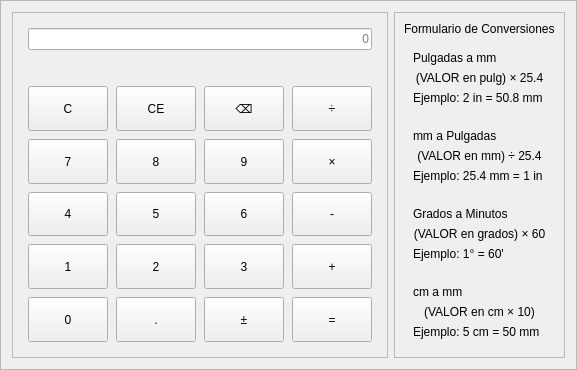
          <widget class="QFrame" name="frameCalculator">
           <property name="frameShape">
            <enum>QFrame::Shape::StyledPanel</enum>
           </property>
           <property name="frameShadow">
            <enum>QFrame::Shadow::Raised</enum>
           </property>
           <property name="state" stdset="0">
            <string>true</string>
           </property>
           <layout class="QHBoxLayout" name="horizontalLayout_2">
            <item>
             <widget class="QFrame" name="frameOnlyCalculator">
              <property name="frameShape">
               <enum>QFrame::Shape::StyledPanel</enum>
              </property>
              <property name="frameShadow">
               <enum>QFrame::Shadow::Raised</enum>
              </property>
              <layout class="QVBoxLayout" name="verticalLayout_6">
               <property name="leftMargin">
                <number>0</number>
               </property>
               <property name="topMargin">
                <number>0</number>
               </property>
               <property name="rightMargin">
                <number>0</number>
               </property>
               <property name="bottomMargin">
                <number>0</number>
               </property>
               <item>
                <widget class="QFrame" name="displayFrame">
                 <property name="sizePolicy">
                  <sizepolicy hsizetype="Preferred" vsizetype="Preferred">
                   <horstretch>0</horstretch>
                   <verstretch>0</verstretch>
                  </sizepolicy>
                 </property>
                 <property name="invalid" stdset="0">
                  <string>true</string>
                 </property>
                 <layout class="QVBoxLayout" name="displayLayout">
                  <property name="spacing">
                   <number>2</number>
                  </property>
                  <property name="leftMargin">
                   <number>15</number>
                  </property>
                  <property name="topMargin">
                   <number>15</number>
                  </property>
                  <property name="rightMargin">
                   <number>15</number>
                  </property>
                  <property name="bottomMargin">
                   <number>15</number>
                  </property>
                  <item>
                   <widget class="QLineEdit" name="displayLineEdit">
                    <property name="sizePolicy">
                     <sizepolicy hsizetype="Preferred" vsizetype="Preferred">
                      <horstretch>0</horstretch>
                      <verstretch>0</verstretch>
                     </sizepolicy>
                    </property>
                    <property name="alignment">
                     <set>Qt::AlignmentFlag::AlignRight|Qt::AlignmentFlag::AlignTrailing|Qt::AlignmentFlag::AlignVCenter</set>
                    </property>
                    <property name="readOnly">
                     <bool>false</bool>
                    </property>
                    <property name="placeholderText">
                     <string>0</string>
                    </property>
                    <property name="clearButtonEnabled">
                     <bool>false</bool>
                    </property>
                   </widget>
                  </item>
                 </layout>
                </widget>
               </item>
               <item>
                <widget class="QFrame" name="buttonsFrame">
                 <property name="sizePolicy">
                  <sizepolicy hsizetype="Preferred" vsizetype="Expanding">
                   <horstretch>0</horstretch>
                   <verstretch>0</verstretch>
                  </sizepolicy>
                 </property>
                 <property name="role" stdset="0">
                  <string>special</string>
                 </property>
                 <layout class="QGridLayout" name="gridLayout">
                  <property name="leftMargin">
                   <number>15</number>
                  </property>
                  <property name="topMargin">
                   <number>15</number>
                  </property>
                  <property name="rightMargin">
                   <number>15</number>
                  </property>
                  <property name="bottomMargin">
                   <number>15</number>
                  </property>
                  <property name="spacing">
                   <number>8</number>
                  </property>
                  <item row="0" column="0">
                   <widget class="QPushButton" name="btn_clear">
                    <property name="sizePolicy">
                     <sizepolicy hsizetype="Preferred" vsizetype="Preferred">
                      <horstretch>0</horstretch>
                      <verstretch>0</verstretch>
                     </sizepolicy>
                    </property>
                    <property name="text">
                     <string>C</string>
                    </property>
                    <property name="type" stdset="0">
                     <string>special</string>
                    </property>
                    <property name="value" stdset="0">
                     <string>clear</string>
                    </property>
                    <property name="role" stdset="0">
                     <string>special</string>
                    </property>
                    <property name="pressed" stdset="0">
                     <string>false</string>
                    </property>
                   </widget>
                  </item>
                  <item row="0" column="1">
                   <widget class="QPushButton" name="btn_CE">
                    <property name="sizePolicy">
                     <sizepolicy hsizetype="Preferred" vsizetype="Preferred">
                      <horstretch>0</horstretch>
                      <verstretch>0</verstretch>
                     </sizepolicy>
                    </property>
                    <property name="text">
                     <string>CE</string>
                    </property>
                    <property name="type" stdset="0">
                     <string>special</string>
                    </property>
                    <property name="role" stdset="0">
                     <string>special</string>
                    </property>
                    <property name="value" stdset="0">
                     <string>ce</string>
                    </property>
                    <property name="pressed" stdset="0">
                     <string>false</string>
                    </property>
                   </widget>
                  </item>
                  <item row="0" column="2">
                   <widget class="QPushButton" name="btn_back">
                    <property name="sizePolicy">
                     <sizepolicy hsizetype="Preferred" vsizetype="Preferred">
                      <horstretch>0</horstretch>
                      <verstretch>0</verstretch>
                     </sizepolicy>
                    </property>
                    <property name="text">
                     <string>⌫</string>
                    </property>
                    <property name="type" stdset="0">
                     <string>special</string>
                    </property>
                    <property name="role" stdset="0">
                     <string>special</string>
                    </property>
                    <property name="value" stdset="0">
                     <string>back</string>
                    </property>
                    <property name="pressed" stdset="0">
                     <string>false</string>
                    </property>
                   </widget>
                  </item>
                  <item row="0" column="3">
                   <widget class="QPushButton" name="btn_div">
                    <property name="sizePolicy">
                     <sizepolicy hsizetype="Preferred" vsizetype="Preferred">
                      <horstretch>0</horstretch>
                      <verstretch>0</verstretch>
                     </sizepolicy>
                    </property>
                    <property name="text">
                     <string>÷</string>
                    </property>
                    <property name="type" stdset="0">
                     <string>operator</string>
                    </property>
                    <property name="role" stdset="0">
                     <string>operator</string>
                    </property>
                    <property name="value" stdset="0">
                     <string>/</string>
                    </property>
                    <property name="pressed" stdset="0">
                     <string>false</string>
                    </property>
                   </widget>
                  </item>
                  <item row="1" column="0">
                   <widget class="QPushButton" name="btn_7">
                    <property name="sizePolicy">
                     <sizepolicy hsizetype="Preferred" vsizetype="Preferred">
                      <horstretch>0</horstretch>
                      <verstretch>0</verstretch>
                     </sizepolicy>
                    </property>
                    <property name="text">
                     <string>7</string>
                    </property>
                    <property name="type" stdset="0">
                     <string>number</string>
                    </property>
                    <property name="role" stdset="0">
                     <string>number</string>
                    </property>
                    <property name="value" stdset="0">
                     <string>7</string>
                    </property>
                    <property name="pressed" stdset="0">
                     <string>false</string>
                    </property>
                   </widget>
                  </item>
                  <item row="1" column="1">
                   <widget class="QPushButton" name="btn_8">
                    <property name="sizePolicy">
                     <sizepolicy hsizetype="Preferred" vsizetype="Preferred">
                      <horstretch>0</horstretch>
                      <verstretch>0</verstretch>
                     </sizepolicy>
                    </property>
                    <property name="text">
                     <string>8</string>
                    </property>
                    <property name="type" stdset="0">
                     <string>number</string>
                    </property>
                    <property name="role" stdset="0">
                     <string>number</string>
                    </property>
                    <property name="value" stdset="0">
                     <string>8</string>
                    </property>
                    <property name="pressed" stdset="0">
                     <string>false</string>
                    </property>
                   </widget>
                  </item>
                  <item row="1" column="2">
                   <widget class="QPushButton" name="btn_9">
                    <property name="sizePolicy">
                     <sizepolicy hsizetype="Preferred" vsizetype="Preferred">
                      <horstretch>0</horstretch>
                      <verstretch>0</verstretch>
                     </sizepolicy>
                    </property>
                    <property name="text">
                     <string>9</string>
                    </property>
                    <property name="type" stdset="0">
                     <string>number</string>
                    </property>
                    <property name="role" stdset="0">
                     <string>number</string>
                    </property>
                    <property name="value" stdset="0">
                     <string>9</string>
                    </property>
                    <property name="pressed" stdset="0">
                     <string>false</string>
                    </property>
                   </widget>
                  </item>
                  <item row="1" column="3">
                   <widget class="QPushButton" name="btn_mul">
                    <property name="sizePolicy">
                     <sizepolicy hsizetype="Preferred" vsizetype="Preferred">
                      <horstretch>0</horstretch>
                      <verstretch>0</verstretch>
                     </sizepolicy>
                    </property>
                    <property name="text">
                     <string>×</string>
                    </property>
                    <property name="type" stdset="0">
                     <string>operator</string>
                    </property>
                    <property name="role" stdset="0">
                     <string>operator</string>
                    </property>
                    <property name="value" stdset="0">
                     <string>*</string>
                    </property>
                    <property name="pressed" stdset="0">
                     <string>false</string>
                    </property>
                   </widget>
                  </item>
                  <item row="2" column="0">
                   <widget class="QPushButton" name="btn_4">
                    <property name="sizePolicy">
                     <sizepolicy hsizetype="Preferred" vsizetype="Preferred">
                      <horstretch>0</horstretch>
                      <verstretch>0</verstretch>
                     </sizepolicy>
                    </property>
                    <property name="text">
                     <string>4</string>
                    </property>
                    <property name="type" stdset="0">
                     <string>number</string>
                    </property>
                    <property name="role" stdset="0">
                     <string>number</string>
                    </property>
                    <property name="value" stdset="0">
                     <string>4</string>
                    </property>
                    <property name="pressed" stdset="0">
                     <string>false</string>
                    </property>
                   </widget>
                  </item>
                  <item row="2" column="1">
                   <widget class="QPushButton" name="btn_5">
                    <property name="sizePolicy">
                     <sizepolicy hsizetype="Preferred" vsizetype="Preferred">
                      <horstretch>0</horstretch>
                      <verstretch>0</verstretch>
                     </sizepolicy>
                    </property>
                    <property name="text">
                     <string>5</string>
                    </property>
                    <property name="type" stdset="0">
                     <string>number</string>
                    </property>
                    <property name="role" stdset="0">
                     <string>number</string>
                    </property>
                    <property name="value" stdset="0">
                     <string>5</string>
                    </property>
                    <property name="pressed" stdset="0">
                     <string>false</string>
                    </property>
                   </widget>
                  </item>
                  <item row="2" column="2">
                   <widget class="QPushButton" name="btn_6">
                    <property name="sizePolicy">
                     <sizepolicy hsizetype="Preferred" vsizetype="Preferred">
                      <horstretch>0</horstretch>
                      <verstretch>0</verstretch>
                     </sizepolicy>
                    </property>
                    <property name="text">
                     <string>6</string>
                    </property>
                    <property name="type" stdset="0">
                     <string>number</string>
                    </property>
                    <property name="role" stdset="0">
                     <string>number</string>
                    </property>
                    <property name="value" stdset="0">
                     <string>6</string>
                    </property>
                    <property name="pressed" stdset="0">
                     <string>false</string>
                    </property>
                   </widget>
                  </item>
                  <item row="2" column="3">
                   <widget class="QPushButton" name="btn_minus">
                    <property name="sizePolicy">
                     <sizepolicy hsizetype="Preferred" vsizetype="Preferred">
                      <horstretch>0</horstretch>
                      <verstretch>0</verstretch>
                     </sizepolicy>
                    </property>
                    <property name="text">
                     <string>-</string>
                    </property>
                    <property name="type" stdset="0">
                     <string>operator</string>
                    </property>
                    <property name="role" stdset="0">
                     <string>operator</string>
                    </property>
                    <property name="value" stdset="0">
                     <string>-</string>
                    </property>
                    <property name="pressed" stdset="0">
                     <string>false</string>
                    </property>
                   </widget>
                  </item>
                  <item row="3" column="0">
                   <widget class="QPushButton" name="btn_1">
                    <property name="sizePolicy">
                     <sizepolicy hsizetype="Preferred" vsizetype="Preferred">
                      <horstretch>0</horstretch>
                      <verstretch>0</verstretch>
                     </sizepolicy>
                    </property>
                    <property name="text">
                     <string>1</string>
                    </property>
                    <property name="type" stdset="0">
                     <string>number</string>
                    </property>
                    <property name="role" stdset="0">
                     <string>number</string>
                    </property>
                    <property name="value" stdset="0">
                     <string>1</string>
                    </property>
                    <property name="pressed" stdset="0">
                     <string>false</string>
                    </property>
                   </widget>
                  </item>
                  <item row="3" column="1">
                   <widget class="QPushButton" name="btn_2">
                    <property name="sizePolicy">
                     <sizepolicy hsizetype="Preferred" vsizetype="Preferred">
                      <horstretch>0</horstretch>
                      <verstretch>0</verstretch>
                     </sizepolicy>
                    </property>
                    <property name="text">
                     <string>2</string>
                    </property>
                    <property name="type" stdset="0">
                     <string>number</string>
                    </property>
                    <property name="role" stdset="0">
                     <string>number</string>
                    </property>
                    <property name="value" stdset="0">
                     <string>2</string>
                    </property>
                    <property name="pressed" stdset="0">
                     <string>false</string>
                    </property>
                   </widget>
                  </item>
                  <item row="3" column="2">
                   <widget class="QPushButton" name="btn_3">
                    <property name="sizePolicy">
                     <sizepolicy hsizetype="Preferred" vsizetype="Preferred">
                      <horstretch>0</horstretch>
                      <verstretch>0</verstretch>
                     </sizepolicy>
                    </property>
                    <property name="text">
                     <string>3</string>
                    </property>
                    <property name="type" stdset="0">
                     <string>number</string>
                    </property>
                    <property name="role" stdset="0">
                     <string>number</string>
                    </property>
                    <property name="value" stdset="0">
                     <string>3</string>
                    </property>
                    <property name="pressed" stdset="0">
                     <string>false</string>
                    </property>
                   </widget>
                  </item>
                  <item row="3" column="3">
                   <widget class="QPushButton" name="btn_plus">
                    <property name="sizePolicy">
                     <sizepolicy hsizetype="Preferred" vsizetype="Preferred">
                      <horstretch>0</horstretch>
                      <verstretch>0</verstretch>
                     </sizepolicy>
                    </property>
                    <property name="text">
                     <string>+</string>
                    </property>
                    <property name="type" stdset="0">
                     <string>operator</string>
                    </property>
                    <property name="role" stdset="0">
                     <string>operator</string>
                    </property>
                    <property name="value" stdset="0">
                     <string>+</string>
                    </property>
                    <property name="pressed" stdset="0">
                     <string>false</string>
                    </property>
                   </widget>
                  </item>
                  <item row="4" column="0">
                   <widget class="QPushButton" name="btn_0">
                    <property name="sizePolicy">
                     <sizepolicy hsizetype="Preferred" vsizetype="Preferred">
                      <horstretch>0</horstretch>
                      <verstretch>0</verstretch>
                     </sizepolicy>
                    </property>
                    <property name="text">
                     <string>0</string>
                    </property>
                    <property name="type" stdset="0">
                     <string>number</string>
                    </property>
                    <property name="role" stdset="0">
                     <string>number</string>
                    </property>
                    <property name="value" stdset="0">
                     <string>0</string>
                    </property>
                    <property name="pressed" stdset="0">
                     <string>false</string>
                    </property>
                   </widget>
                  </item>
                  <item row="4" column="1">
                   <widget class="QPushButton" name="btn_dot">
                    <property name="sizePolicy">
                     <sizepolicy hsizetype="Preferred" vsizetype="Preferred">
                      <horstretch>0</horstretch>
                      <verstretch>0</verstretch>
                     </sizepolicy>
                    </property>
                    <property name="text">
                     <string>.</string>
                    </property>
                    <property name="type" stdset="0">
                     <string>special</string>
                    </property>
                    <property name="role" stdset="0">
                     <string>special</string>
                    </property>
                    <property name="value" stdset="0">
                     <string>dot</string>
                    </property>
                    <property name="pressed" stdset="0">
                     <string>false</string>
                    </property>
                   </widget>
                  </item>
                  <item row="4" column="2">
                   <widget class="QPushButton" name="btn_neg_plus">
                    <property name="sizePolicy">
                     <sizepolicy hsizetype="Preferred" vsizetype="Preferred">
                      <horstretch>0</horstretch>
                      <verstretch>0</verstretch>
                     </sizepolicy>
                    </property>
                    <property name="text">
                     <string>±</string>
                    </property>
                    <property name="type" stdset="0">
                     <string>operator</string>
                    </property>
                    <property name="role" stdset="0">
                     <string>operator</string>
                    </property>
                    <property name="pressed" stdset="0">
                     <string>false</string>
                    </property>
                   </widget>
                  </item>
                  <item row="4" column="3">
                   <widget class="QPushButton" name="btnEquals">
                    <property name="sizePolicy">
                     <sizepolicy hsizetype="Preferred" vsizetype="Preferred">
                      <horstretch>0</horstretch>
                      <verstretch>0</verstretch>
                     </sizepolicy>
                    </property>
                    <property name="text">
                     <string>=</string>
                    </property>
                    <property name="role" stdset="0">
                     <string>special</string>
                    </property>
                    <property name="value" stdset="0">
                     <string>equals</string>
                    </property>
                    <property name="pressed" stdset="0">
                     <string>false</string>
                    </property>
                   </widget>
                  </item>
                 </layout>
                </widget>
               </item>
              </layout>
             </widget>
            </item>
            <item>
             <widget class="QFrame" name="guiasFrame">
              <property name="frameShape">
               <enum>QFrame::Shape::StyledPanel</enum>
              </property>
              <property name="frameShadow">
               <enum>QFrame::Shadow::Raised</enum>
              </property>
              <layout class="QVBoxLayout" name="verticalLayout_5">
               <item>
                <widget class="QLabel" name="Conversiones">
                 <property name="text">
                  <string>Formulario de Conversiones</string>
                 </property>
                </widget>
               </item>
               <item>
                <widget class="QFrame" name="card2">
                 <property name="clase" stdset="0">
                  <string>rojo</string>
                 </property>
                 <layout class="QVBoxLayout">
                  <item>
                   <widget class="QLabel" name="titulo_2">
                    <property name="text">
                     <string>Pulgadas a mm</string>
                    </property>
                    <property name="conversor" stdset="0">
                     <string>unidad</string>
                    </property>
                   </widget>
                  </item>
                  <item>
                   <widget class="QLabel" name="formula_2">
                    <property name="text">
                     <string>(VALOR en pulg) × 25.4</string>
                    </property>
                    <property name="alignment">
                     <set>Qt::AlignmentFlag::AlignCenter</set>
                    </property>
                   </widget>
                  </item>
                  <item>
                   <widget class="QLabel" name="ejemplo_2">
                    <property name="text">
                     <string>Ejemplo: 2 in = 50.8 mm</string>
                    </property>
                   </widget>
                  </item>
                 </layout>
                </widget>
               </item>
               <item>
                <widget class="QFrame" name="card1">
                 <property name="clase" stdset="0">
                  <string>azul</string>
                 </property>
                 <layout class="QVBoxLayout" name="_2">
                  <item>
                   <widget class="QLabel" name="titulo_1">
                    <property name="text">
                     <string>mm a Pulgadas</string>
                    </property>
                    <property name="conversor" stdset="0">
                     <string>unidad</string>
                    </property>
                   </widget>
                  </item>
                  <item>
                   <widget class="QLabel" name="formula_1">
                    <property name="text">
                     <string>(VALOR en mm) ÷ 25.4</string>
                    </property>
                    <property name="alignment">
                     <set>Qt::AlignmentFlag::AlignCenter</set>
                    </property>
                   </widget>
                  </item>
                  <item>
                   <widget class="QLabel" name="ejemplo_1">
                    <property name="text">
                     <string>Ejemplo: 25.4 mm = 1 in</string>
                    </property>
                   </widget>
                  </item>
                 </layout>
                </widget>
               </item>
               <item>
                <widget class="QFrame" name="card4">
                 <property name="clase" stdset="0">
                  <string>morado</string>
                 </property>
                 <layout class="QVBoxLayout" name="_3">
                  <item>
                   <widget class="QLabel" name="titulo_4">
                    <property name="text">
                     <string>Grados a Minutos</string>
                    </property>
                    <property name="conversor" stdset="0">
                     <string>unidad</string>
                    </property>
                   </widget>
                  </item>
                  <item>
                   <widget class="QLabel" name="formula_4">
                    <property name="text">
                     <string>(VALOR en grados) × 60</string>
                    </property>
                    <property name="alignment">
                     <set>Qt::AlignmentFlag::AlignCenter</set>
                    </property>
                   </widget>
                  </item>
                  <item>
                   <widget class="QLabel" name="ejemplo_4">
                    <property name="text">
                     <string>Ejemplo: 1° = 60'</string>
                    </property>
                   </widget>
                  </item>
                 </layout>
                </widget>
               </item>
               <item>
                <widget class="QFrame" name="card3">
                 <property name="clase" stdset="0">
                  <string>amarillo</string>
                 </property>
                 <layout class="QVBoxLayout" name="_4">
                  <item>
                   <widget class="QLabel" name="titulo_3">
                    <property name="text">
                     <string>cm a mm</string>
                    </property>
                    <property name="conversor" stdset="0">
                     <string>unidad</string>
                    </property>
                   </widget>
                  </item>
                  <item>
                   <widget class="QLabel" name="formula_3">
                    <property name="text">
                     <string>(VALOR en cm × 10)</string>
                    </property>
                    <property name="alignment">
                     <set>Qt::AlignmentFlag::AlignCenter</set>
                    </property>
                   </widget>
                  </item>
                  <item>
                   <widget class="QLabel" name="ejemplo_3">
                    <property name="text">
                     <string>Ejemplo: 5 cm = 50 mm</string>
                    </property>
                   </widget>
                  </item>
                 </layout>
                </widget>
               </item>
              </layout>
             </widget>
            </item>
           </layout>
          </widget>
